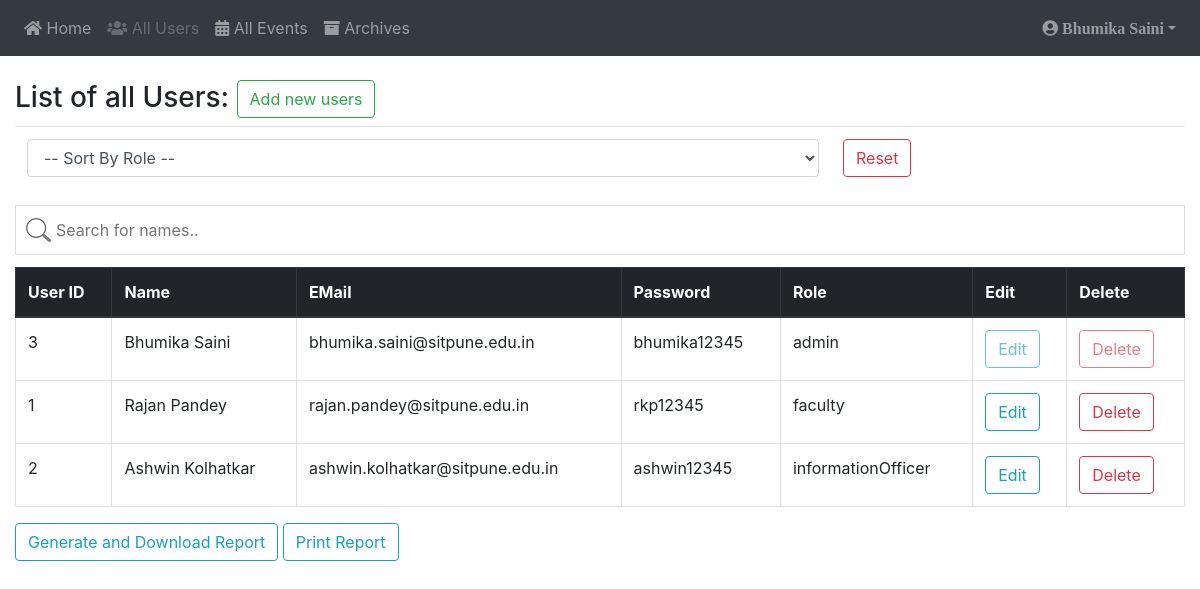
The page /admin/allUsers.php (signed in) on the database as committed earlier.
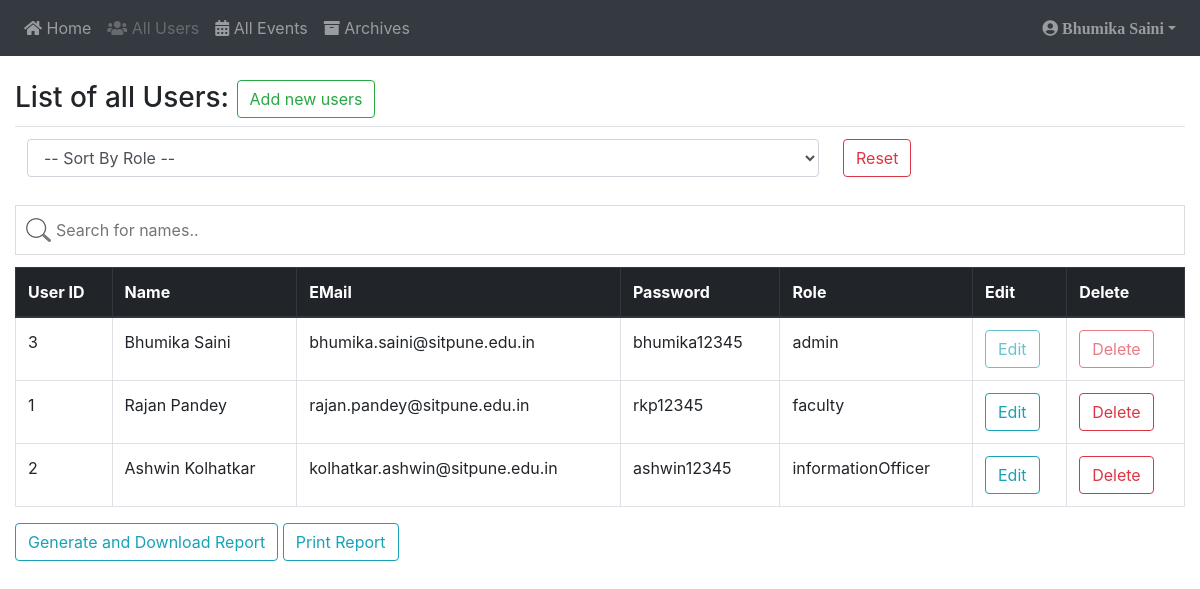
The same page on the database as committed later.
### tables this page shows
CREATE TABLE `users` (
  `userId` int(11) NOT NULL,
  `email` varchar(100) NOT NULL,
  `password` varchar(30) NOT NULL,
  `name` varchar(30) NOT NULL,
  `type` varchar(30) NOT NULL
);

### session.php (called while the page is built, shortened)
<?php
require('connect.php');
if(isset($_SESSION['login_user'])){
    $user_check = $_SESSION['login_user'];
    $query = "SELECT email FROM users WHERE email='$user_check'";
    $ses_sql = mysqli_query($conn, $query);
    $row = mysqli_fetch_assoc($ses_sql);
    $login_session = $row['email'];
}
?>

### admin/allUsers.php (the view, shortened to what this page needs)
<?php
include('../session.php');
?>
<?php
require('../connect.php');
$sqlUserId="SELECT * FROM users WHERE email='$login_session'";
$resultUserId=mysqli_query($conn, $sqlUserId);
$rowUserId=mysqli_fetch_assoc($resultUserId);
$userName = $rowUserId['name'];
$sql="SELECT * FROM users ORDER BY type";
$result=mysqli_query($conn, $sql);
$array=array();
while($row=$result->fetch_array()){
         $array[]=$row;
}
$totalEvents=mysqli_num_rows($result);
?>
<!DOCTYPE HTML>
<html>
<head>
	<link href="../assets/css/bootstrap.min.css" rel="stylesheet">
	<link rel="stylesheet" href="https://use.fontawesome.com/releases/v5.2.0/css/all.css">
	<link rel="stylesheet" href="../assets/mycss/search.css">
</head>
<body>
<nav class="navbar sticky-top navbar-expand-sm bg-dark navbar-dark">
  <ul class="navbar-nav">
   <li class="nav-item">
      <a class="nav-link" href="home.php"><i class="fas fa-home"></i>   Home</a>
    </li>
    <li class="nav-item">
      <a class="nav-link disabled"><i class="fas fa-users"></i>   All Users</a>
    </li>
    <li class="nav-item">
      <a class="nav-link" href="allEvents.php"><i class="fas fa-calendar-alt"></i>   All Events</a>
    </li>
    <li class="nav-item">
      <a class="nav-link"  href="archives.php"><i class="fas fa-archive"></i>   Archives</a>
    </li>
  </ul>
  <ul class="navbar-nav ml-auto">
    <li class="nav-item dropdown">
      <a class="nav-link dropdown-toggle" href="#" id="navbarDropdown" role="button" data-toggle="dropdown" aria-haspopup="true" aria-expanded="false"><i class="fas fa-user-circle">       <?php echo $userName; ?></i></a>
    </li>
  </ul>
</nav>
<br/>
<div class="container-fluid">
    <div class="row">
        <div class="col-12 col-sm-12 col-md-12 col-lg-12 col-xl-12">
            <h3>List of all Users: <button type="button" class="btn btn-outline-success" data-toggle="modal" data-target="#myModal">Add new users</button><br/></h3>
            <table class="table">
                <tbody>
                  <tr>
                    <td>
                     <select class="form-control" id="sort">
                        <option selected id=""> -- Sort By Role -- </option>
                     </select>
                    </td>
                    <td>
                        <button onClick="window.location.reload()" class="btn btn-outline-danger">Reset</button>
                    </td>
                  </tr>
                </tbody>
                </table>
        <input type="text" id="myInput" onkeyup="search()" placeholder="Search for names.." title="Type in a name">
        <div class="table-responsive" id="usersTable">
        <table class="table table-bordered table-hover allEventsTable" id="myTable">
          <thead class="thead-dark">
            <tr>
              <th>User ID</th>
              <th>Name</th>
              <th>EMail</th>
              <th>Password</th>
              <th>Role</th>
              <th>Edit</th>
              <th>Delete</th>
            </tr>
          </thead>
          <tbody>
          <?php
            for($i=0; $i<$totalEvents; $i=$i+1){
            ?>
                <div id="userRows">
                 <tr>
                  <td class="userId"><?php echo $array[$i]['userId']; ?></td>
                  <td class="name"><?php echo $array[$i]['name']; ?></td>
                  <td class="email"><?php echo $array[$i]['email']; ?></td>
                  <td class="password"><?php echo $array[$i]['password']; ?></td>
                  <td class="type"><?php echo $array[$i]['type']; ?></td>
                  <?php
                  if($array[$i]['email']=="$login_session"){
                  ?>
                      <td><button type="button" class="btn btn-outline-info"disabled title="Current user. Cannot Edit.">Edit</button></td>
                      <td><button type="button" class="btn btn-outline-danger" disabled title="Current user. Cannot delete.">Delete</button></td>
                  <?php
                  }else{
                  ?>
                      <td><button type="button" class="btn btn-outline-info edit" data-toggle="modal" data-target="#myModal2">Edit</button></td>
                      <td><a href="deleteUser.php/?userId=<?php echo $array[$i]['userId']; ?>"><button type="button" class="btn btn-outline-danger">Delete</button></a></td>
                  <?php
                  }
                  ?>
                </tr>
                </div>
          <?php
            }
          ?>
          </tbody>
        </table>
        </div>
          <button onclick="exportToExcel();" class="btn btn-outline-info" id="generateReport">Generate and Download Report</button>
          <button onclick="print();" class="btn btn-outline-info" id="printReport">Print Report</button>
        </div>
    </div>
    <br/><br/><br/>
</div>
</body>

Rows that differ between the two databases and show on the page:
changed users "Ashwin Kolhatkar": email "ashwin.kolhatkar@sitpune.edu.in" → "kolhatkar.ashwin@sitpune.edu.in"
